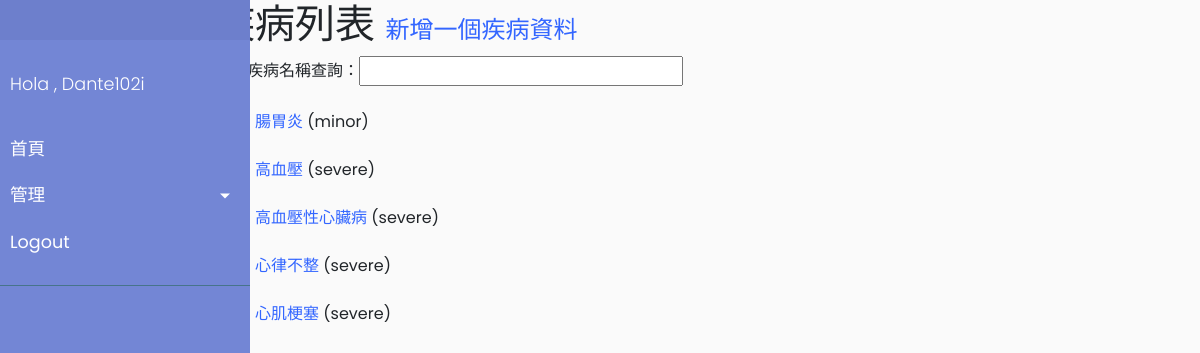
The page /catalog/illness/ (signed in) on the database its author committed.
### catalog/models.py (models this page shows, shortened)
class Illness(models.Model):
    name = models.CharField(max_length = 200,help_text = "輸入疾病名稱")
    Type = (('severe','重大疾病'),('minor','一般疾病'))
    selection = models.CharField(choices = Type,max_length = 10,default ='minor',help_text = '請選疾病是否為重症')
    def get_absolute_url(self):
        return reverse('illness-detail',args = [str(self.id)])
    class Meta:
        permissions = (("doctor", "Update or delete"),)

### catalog/views.py (the view)
# urls.py: path('illness/', views.IllnessListView.as_view(), name='illness'),
class IllnessListView(PermissionRequiredMixin,generic.ListView):
    permission_required = 'catalog.doctor'
    model = Illness
    paginate_by = 100

### catalog/templates/catalog/illness_list.html (shortened to what this page needs)
{% extends "base_generic.html" %}
{% load customtag %}
{% block content %}
  <h1>疾病列表
    <font size = "5" color = "#3366ff"><a href = "/catalog/illness/create"> 新增一個疾病資料</a></font>
  </h1>
輸入疾病名稱查詢：<input id = "input_name" type="text" name="illness_name" />
<br></br>
  {% if illness_list %}
  <ul>
    {% for illness in illness_list %}
      <li>
        <a href="{{ illness.get_absolute_url }}" class ="illness_record">{{ illness.name }}</a> ({{illness.selection}})
		<br><br>
      </li>
    {% endfor %}
  </ul>
  {% else %}
    <p>No illness records exist!!</p>
  {% endif %}
{% endblock %}

### catalog/templates/base_generic.html (shortened to what this page needs)
<!DOCTYPE html>
<html lang="en">
<head>
<link rel="stylesheet" href="https://cdnjs.cloudflare.com/ajax/libs/malihu-custom-scrollbar-plugin/3.1.5/jquery.mCustomScrollbar.min.css">
  <link rel="stylesheet" href="https://stackpath.bootstrapcdn.com/bootstrap/4.1.3/css/bootstrap.min.css">
  {% load static %}
  <link rel="stylesheet" href="{% static 'css/style.css' %}">
  <link rel="stylesheet" href="{% static 'css/style2.css' %}">
</head>
<body>
  <div class="container-fluid">
    <div class="row">
      <div class="col-sm-2">
      {% block sidebar %}
    <nav id="sidebar">
        <div class="sidebar-header">
        </div>
        <ul class="list-unstyled components">
            <p>Hola
			{% if user.is_authenticated %}
			,  {{ user.get_username }}
			{% endif %}
			</p>
			<li>
                <a href="{% url 'index' %}">首頁</a>
            </li>
			{% if user.is_authenticated %}
            <li>
                <a href="#pageSubmenu" data-toggle="collapse" aria-expanded="false" class="dropdown-toggle">管理</a>
            </li>
            <li><a href="{% url 'logout'%}?next={{request.path}}">Logout</a></li>
            {% else %}
              <li><a href="{% url 'login'%}?next={{request.path}}">Login</a></li>
            {% endif %}
        </ul>
    </nav>
     {% endblock %}
      </div>
      <div class="col-sm-10 ">{% block content %}{% endblock %}
	  </div>
    </div>
  </div>
</body>
</html>

### catalog/static/css/style.css (style rules this page uses)
#sidebar { width: 250px; position: fixed; top: 0; left: 0; height: 100vh; z-index: 999; background: #7386D5; color: #fff; transition: all 0.3s; }

### catalog/static/css/style2.css (style rules this page uses)
body { font-family: 'Poppins', sans-serif; background: #fafafa; }
p { font-family: 'Poppins', sans-serif; font-size: 1.1em; font-weight: 300; line-height: 1.7em; color: #0d0d0d; }
.illness_record { color: #3366ff; }
a, a:hover, a:focus { color: inherit; text-decoration: none; transition: all 0.3s; }
#sidebar { width: 250px; position: fixed; top: 0; left: 0; height: 100vh; z-index: 999; background: #7386D5; color: #fff; transition: all 0.3s; }
#sidebar .sidebar-header { padding: 20px; background: #6d7fcc; }
#sidebar ul.components { padding: 20px 0; border-bottom: 1px solid #47748b; }
#sidebar ul p { color: #fff; padding: 10px; }
#sidebar ul li a { padding: 10px; font-size: 1.1em; display: block; }
a[data-toggle="collapse"] { position: relative; }
.dropdown-toggle::after { display: block; position: absolute; top: 50%; right: 20px; transform: translateY(-50%); }

### rows shown on the page
Illness: name "腸胃炎", selection "minor"
Illness: name "高血壓", selection "severe"
Illness: name "高血壓性心臟病", selection "severe"
Illness: name "心律不整", selection "severe"
Illness: name "心肌梗塞", selection "severe"

### other values the page prints
{{ user.get_username }} "Dante102i"
